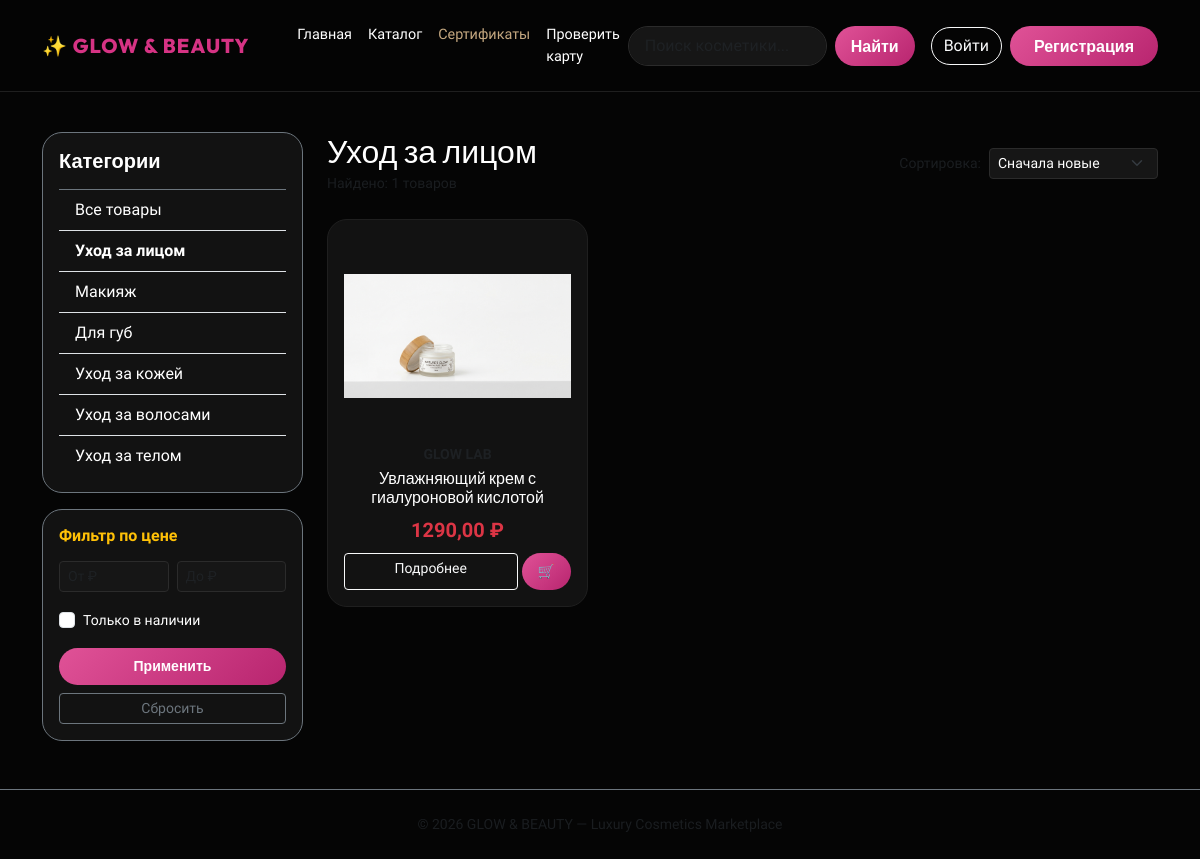
Before: /category/face-care/ with the older database file.
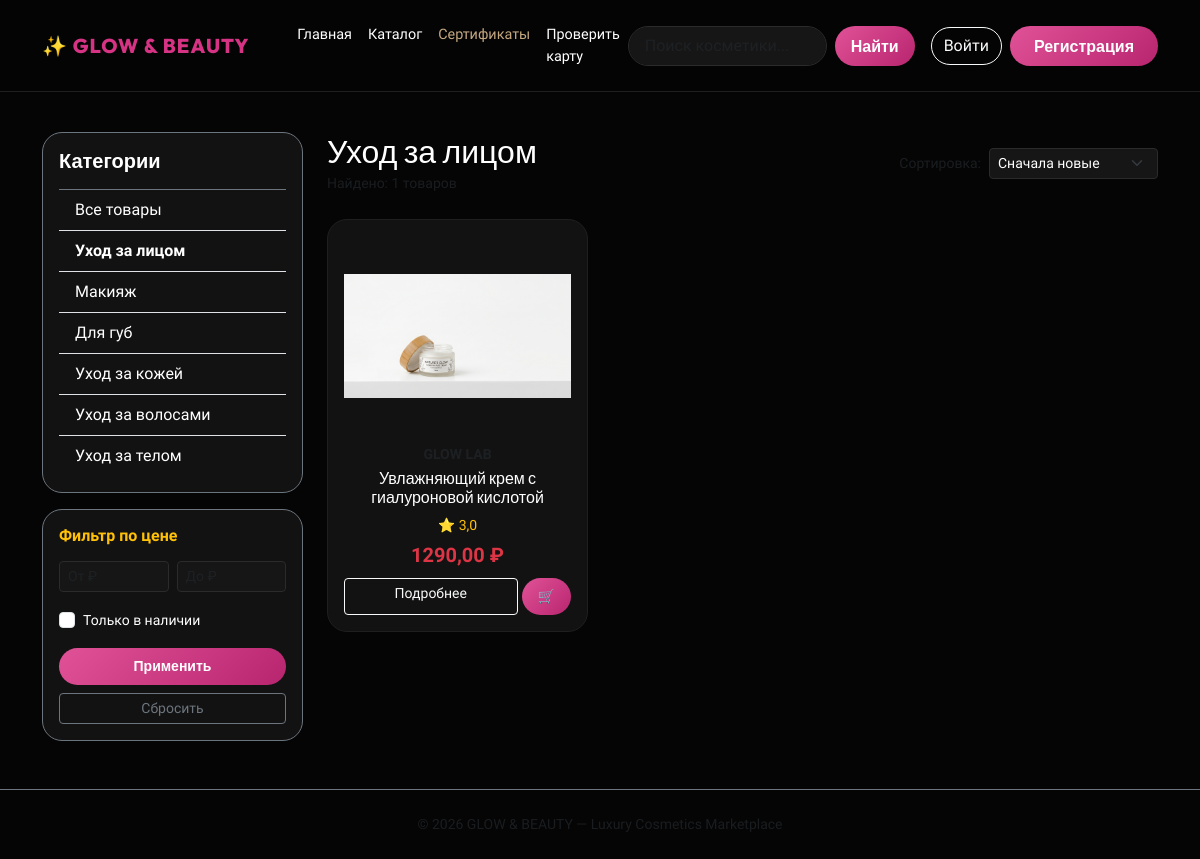
After: the same page with the newer database file.
### shop/models.py (models this page shows, shortened)
class Product(models.Model):
    seller = models.ForeignKey(User, on_delete=models.CASCADE, related_name='seller_products', verbose_name="Продавец", null=True, blank=True)
    category = models.ForeignKey(Category, related_name='products', on_delete=models.CASCADE, verbose_name="Категория")
    name = models.CharField(max_length=200, verbose_name="Название товара")
    slug = models.SlugField(max_length=200, unique=True)
    brand = models.CharField(max_length=100, verbose_name="Бренд")
    image = models.ImageField(upload_to='products/', blank=True, null=True, verbose_name="Фото товара")
    description = models.TextField(verbose_name="Описание")
    ingredients = models.TextField(verbose_name="Состав", blank=True)
    price = models.DecimalField(max_digits=10, decimal_places=2, verbose_name="Цена (₽)")
    stock = models.PositiveIntegerField(default=10, verbose_name="В наличии")
    is_available = models.BooleanField(default=True, verbose_name="Доступен")
    created = models.DateTimeField(auto_now_add=True)
    favorites = models.ManyToManyField(User, related_name='favorite_products', blank=True, verbose_name="В избранном у")
    class Meta:
        verbose_name = "Товар"
        verbose_name_plural = "Товары"
        ordering = ('-created',)
    def get_absolute_url(self):
        return reverse('shop:product_detail', args=[self.slug])
    @property
    def average_rating(self):
        ratings = self.reviews.all()
        if ratings.exists():
            return round(sum(r.rating for r in ratings) / ratings.count(), 1)
        return None

class Review(models.Model):
  product = models.ForeignKey(
      Product,
      on_delete=models.CASCADE,
      related_name="reviews",
      verbose_name="Товар",
  )
  user = models.ForeignKey(
      User, on_delete=models.CASCADE, verbose_name="Автор"
  )
  rating = models.PositiveSmallIntegerField(
      validators=[MinValueValidator(1), MaxValueValidator(5)],
      verbose_name="Оценка (1-5)",
  )
  text = models.TextField(verbose_name="Отзыв")
  created_at = models.DateTimeField(auto_now_add=True)
  class Meta:
    verbose_name = "Отзыв"
    verbose_name_plural = "Отзывы"
    ordering = ("-created_at",)

### shop/views.py (the view, shortened to what this page needs)
# urls.py: path('category/<slug:category_slug>/', views.product_list, name='product_list_by_category'),
def product_list(request, category_slug=None):
    category = None
    categories = Category.objects.all()
    products = Product.objects.filter(is_available=True)
    query = request.GET.get("q")
    sort = request.GET.get("sort", "newest")
    in_stock = request.GET.get("in_stock")
    min_price = request.GET.get("min_price")
    max_price = request.GET.get("max_price")
    if category_slug:
        category = get_object_or_404(Category, slug=category_slug)
        products = products.filter(category=category)
    if in_stock == "1":
        products = products.filter(stock__gt=0)
    if min_price:
        try:
            products = products.filter(price__gte=Decimal(min_price))
        except Exception:
            pass
    if max_price:
        try:
            products = products.filter(price__lte=Decimal(max_price))
        except Exception:
            pass
    if sort == "price_asc":
        products = products.order_by("price")
    elif sort == "price_desc":
        products = products.order_by("-price")
    elif sort == "name":
        products = products.order_by("name")
    else:
        products = products.order_by("-created")
    return render(
        request,
        "shop/product_list.html",
        {
            "category": category,
            "categories": categories,
            "products": products,
            "query": query,
            "sort": sort,
            "in_stock": in_stock,
            "min_price": min_price,
            "max_price": max_price,
        },
    )

### templates/shop/product_list.html (shortened to what the changed rows need)
{% extends 'base.html' %}
{% block content %}
<div class="row">
    <div class="col-md-9">
        <div class="d-flex flex-wrap justify-content-between align-items-center mb-4 gap-2">
            <div>
                <h2 class="mb-0">{% if category %}{{ category.name }}{% else %}Каталог косметики{% endif %}</h2>
            </div>
        </div>
        <div class="row">
            {% for product in products %}
                <div class="col-md-4 mb-4">
                    <div class="card card-product h-100 p-3 position-relative">
                        {% if product.image %}
                            <img src="{{ product.image.url }}" class="card-img-top" style="height: 200px; object-fit: contain;" alt="{{ product.name }}">
                        {% else %}
                            <div class="bg-black text-muted text-center d-flex align-items-center justify-content-center" style="height: 200px; border-radius: 12px;">Нет фото</div>
                        {% endif %}
                        <div class="card-body d-flex flex-column text-center mt-2 p-0">
                            <small class="text-uppercase text-muted fw-bold">{{ product.brand }}</small>
                            <h5 class="card-title fs-6 mt-1">{{ product.name }}</h5>
                            {% if product.average_rating %}
                                <div class="text-warning small mb-1">⭐ {{ product.average_rating }}</div>
                            {% endif %}
                            <p class="text-danger fw-bold fs-5 mt-auto mb-2">{{ product.price }} ₽</p>
                            <div class="d-flex gap-1">
                                <a href="{{ product.get_absolute_url }}" class="btn btn-outline-light btn-sm w-100">Подробнее</a>
                                {% if product.stock > 0 %}
                                    <a href="{% url 'shop:add_to_cart' product.id %}" class="btn btn-beauty btn-sm px-3" title="В корзину">🛒</a>
                                {% endif %}
                            </div>
                        </div>
                    </div>
                </div>
            {% endfor %}
        </div>
    </div>
</div>
{% endblock %}

Changed rows visible on the page:
changed Product "Увлажняющий крем с гиалуроновой кислотой": average_rating (not shown) → "3,0"
